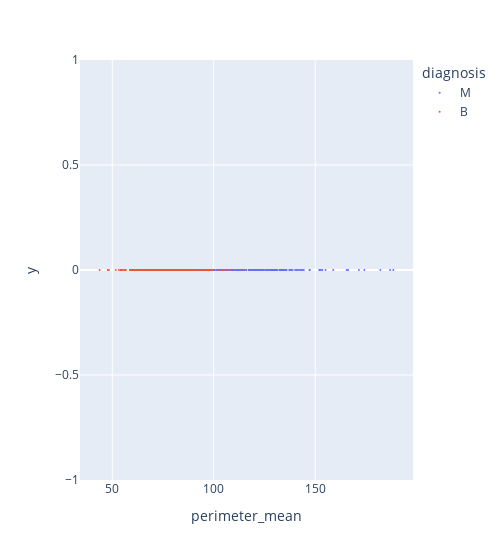

The cell this chart's notebook holds for it:
### Markdown cell above
a. Usa las diferentes columnas del dataset para observar si tienen una buena correlación entre los datos, también puedes usar el coeficiente de Pearson para saber que tanta correlación tienen los datos.

### Code cell
columna = 'perimeter_mean'

fig = px.scatter(
    dataset,
    x=columna,
    y=np.zeros(len(dataset[columna])),
    color='diagnosis',
    width=500
)

fig.update_traces(marker=dict(size=2))

### Figure 1 — Plotly figure (JSON) as saved in the notebook; plotly's stock layout.template omitted (floating-point values rounded to 4 significant figures; data arrays with more than 128 entries replaced by an {"elided": "..."} marker saying what was removed)
{"data": [{"hovertemplate": "diagnosis=M<br>perimeter_mean=%{x}<br>y=%{y}<extra></extra>", "legendgroup": "M", "marker": {"color": "#636efa", "size": 2, "symbol": "circle"}, "mode": "markers", "name": "M", "orientation": "v", "showlegend": true, "type": "scatter", "x": {"elided": "212 float values"}, "xaxis": "x", "y": {"elided": "212 int values"}, "yaxis": "y"}, {"hovertemplate": "diagnosis=B<br>perimeter_mean=%{x}<br>y=%{y}<extra></extra>", "legendgroup": "B", "marker": {"color": "#EF553B", "size": 2, "symbol": "circle"}, "mode": "markers", "name": "B", "orientation": "v", "showlegend": true, "type": "scatter", "x": {"elided": "357 float values"}, "xaxis": "x", "y": {"elided": "357 int values"}, "yaxis": "y"}], "layout": {"legend": {"title": {"text": "diagnosis"}, "tracegroupgap": 0}, "margin": {"t": 60}, "width": 500, "xaxis": {"anchor": "y", "domain": [0, 1], "title": {"text": "perimeter_mean"}}, "yaxis": {"anchor": "x", "domain": [0, 1], "title": {"text": "y"}}}}
